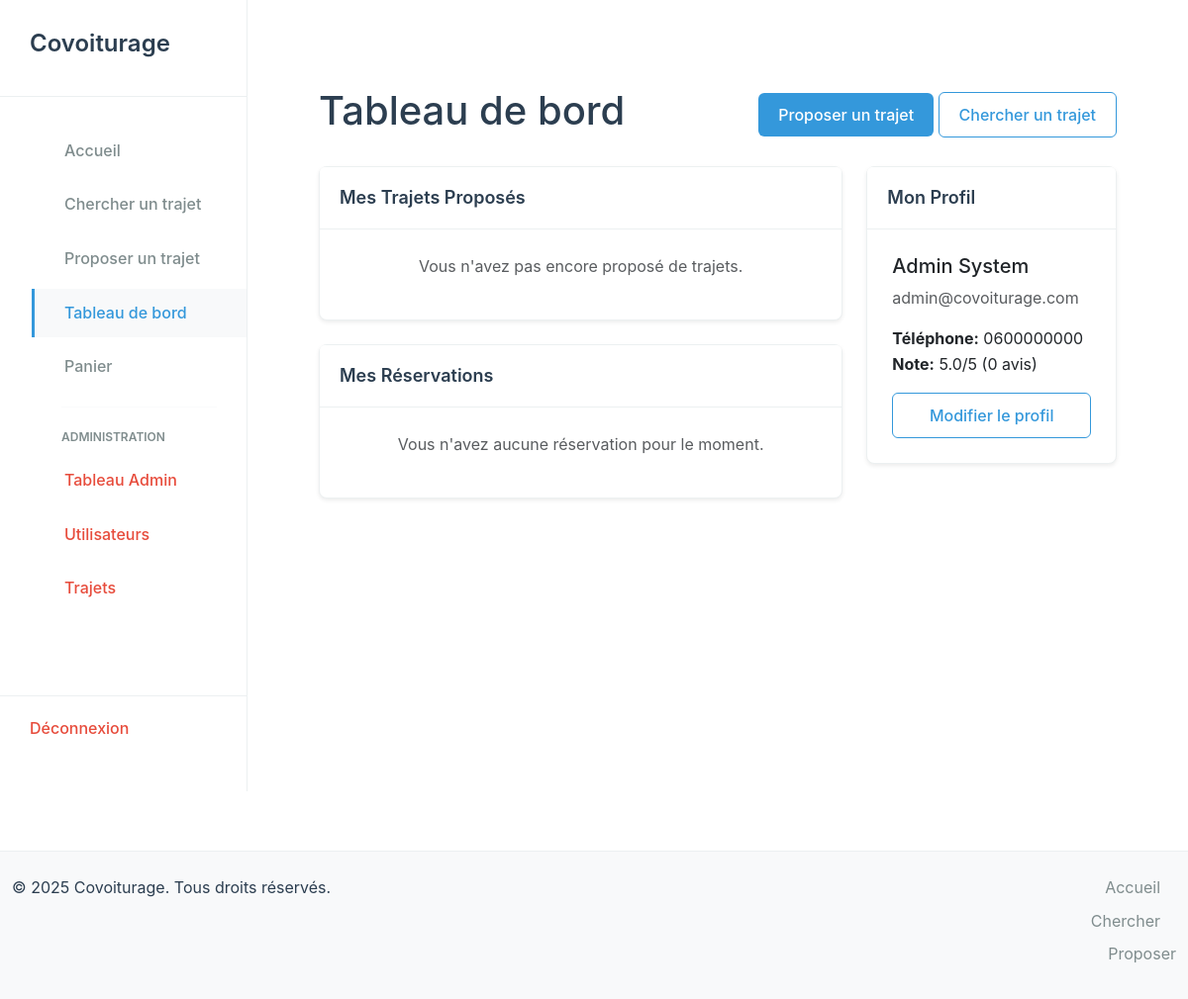
/pages/dashboard.php (signed in), run on the app's committed database.
### tables this page shows
CREATE TABLE IF NOT EXISTS `users` (
  `id` INT NOT NULL AUTO_INCREMENT,
  `username` VARCHAR(100) NOT NULL UNIQUE,
  `email` VARCHAR(255) NOT NULL UNIQUE,
  `password` VARCHAR(255) NOT NULL,
  `first_name` VARCHAR(100),
  `last_name` VARCHAR(100),
  `phone` VARCHAR(20),
  `profile_picture` VARCHAR(255),
  `bio` TEXT,
  `location` VARCHAR(255),
  `rating` FLOAT DEFAULT 5.0,
  `reviews_count` INT DEFAULT 0,
  `is_driver` TINYINT(1) DEFAULT 0,
  `is_admin` TINYINT(1) DEFAULT 0,
  `vehicle_id` INT,
  `created_at` TIMESTAMP DEFAULT CURRENT_TIMESTAMP,
  `updated_at` TIMESTAMP DEFAULT CURRENT_TIMESTAMP ON UPDATE CURRENT_TIMESTAMP,
  `status` ENUM('active', 'inactive', 'banned') DEFAULT 'active',
  
  PRIMARY KEY (`id`),
  UNIQUE KEY `email_unique` (`email`),
  UNIQUE KEY `username_unique` (`username`),
  INDEX `status_idx` (`status`),
  INDEX `is_driver_idx` (`is_driver`),
  INDEX `is_admin_idx` (`is_admin`)
);

### pages/dashboard.php (the view, shortened to what this page needs)
<?php
require_once '../includes/db_connect.php';
$user_id = $_SESSION['user_id'];
$user = null;
$my_bookings = [];
$my_rides = [];
try {
    $stmt = $db->prepare("SELECT * FROM users WHERE id = ?");
    $stmt->bind_param('i', $user_id);
    $stmt->execute();
    $user_result = $stmt->get_result();
    $user = $user_result->fetch_assoc();
    $bookings_query = "
        SELECT
            r.id, r.origin, r.destination, r.departure_date,
            b.booking_status, b.seats_booked,
            u.first_name as driver_first_name, u.last_name as driver_last_name
        FROM bookings b
        JOIN rides r ON b.ride_id = r.id
        JOIN users u ON r.driver_id = u.id
        WHERE b.passenger_id = ?
        ORDER BY r.departure_date DESC
        LIMIT 5";
    $stmt = $db->prepare($bookings_query);
    $stmt->bind_param('i', $user_id);
    $stmt->execute();
    $my_bookings = $stmt->get_result()->fetch_all(MYSQLI_ASSOC);
    $rides_query = "
        SELECT r.*, r.approval_status, (SELECT COUNT(*) FROM bookings WHERE ride_id = r.id AND booking_status = 'confirmed') as confirmed_bookings
        FROM rides r
        WHERE r.driver_id = ?
        ORDER BY r.departure_date DESC
        LIMIT 10";
    $stmt = $db->prepare($rides_query);
    $stmt->bind_param('i', $user_id);
    $stmt->execute();
    $my_rides = $stmt->get_result()->fetch_all(MYSQLI_ASSOC);
} catch (Exception $e) {
    $error_message = "Erreur: " . $e->getMessage();
}
?>
<!DOCTYPE html>
<html lang="fr">
<head>
    <link href="https://cdn.jsdelivr.net/npm/bootstrap@5.3.0/dist/css/bootstrap.min.css" rel="stylesheet">
    <link rel="stylesheet" href="../assets/css/custom.css?v=<?php echo time(); ?>">
</head>
<body>
    <?php include '../includes/sidebar.php'; ?>
    <div class="main-content">
    <div class="container my-5">
        <div class="d-flex justify-content-between align-items-center mb-4">
            <h1>Tableau de bord</h1>
            <div>
                <a href="create_ride.php" class="btn btn-primary">Proposer un trajet</a>
                <a href="search_rides.php" class="btn btn-outline-primary">Chercher un trajet</a>
            </div>
        </div>
        <div class="row">
            <div class="col-lg-8">
                <div class="card shadow-sm mb-4">
                    <div class="card-header">
                        <h3>Mes Trajets Proposés</h3>
                    </div>
                    <div class="card-body">
                        <?php if (count($my_rides) > 0): ?>
                            <div class="list-group">
                                <?php foreach ($my_rides as $ride): ?>
                                    <div class="list-group-item list-group-item-action flex-column align-items-start">
                                        <div class="d-flex w-100 justify-content-between">
                                            <h5 class="mb-1"><?php echo htmlspecialchars($ride['origin']); ?> → <?php echo htmlspecialchars($ride['destination']); ?></h5>
                                            <small class="text-muted"><?php echo formatDate($ride['departure_date'], 'd/m/Y H:i'); ?></small>
                                        </div>
                                        <p class="mb-1">
                                            <span class="badge bg-primary me-2"><?php echo number_format($ride['price_per_seat'], 2); ?> TND / place</span>
                                            <span class="badge bg-info me-2"><?php echo $ride['seats_available']; ?> places disponibles</span>
                                            <span class="badge bg-success me-2"><?php echo $ride['confirmed_bookings']; ?> réservation(s)</span>
                                            <?php
                                                $approval_status = $ride['approval_status'] ?? 'pending';
                                                $approval_class = $approval_status === 'approved' ? 'bg-success' : ($approval_status === 'rejected' ? 'bg-danger' : 'bg-warning text-dark');
                                                $approval_label = $approval_status === 'approved' ? 'Approuvé' : ($approval_status === 'rejected' ? 'Rejeté' : 'En attente');
                                            ?>
                                            <span class="badge <?php echo $approval_class; ?>"><?php echo $approval_label; ?></span>
                                        </p>
                                        <?php if ($approval_status === 'rejected' && !empty($ride['rejection_reason'])): ?>
                                            <small class="text-danger">Raison: <?php echo htmlspecialchars($ride['rejection_reason']); ?></small>
                                        <?php endif; ?>
                                        <div class="mt-2">
                                            <a href="view_ride.php?id=<?php echo $ride['id']; ?>" class="btn btn-sm btn-outline-secondary">Voir</a>
                                            <a href="edit_ride.php?id=<?php echo $ride['id']; ?>" class="btn btn-sm btn-secondary">Éditer</a>
                                        </div>
                                    </div>
                                <?php endforeach; ?>
                            </div>
                        <?php else: ?>
                            <p class="text-center text-muted">Vous n'avez pas encore proposé de trajets.</p>
                        <?php endif; ?>
                    </div>
                </div>
                <div class="card shadow-sm">
                    <div class="card-header">
                        <h3>Mes Réservations</h3>
                    </div>
                    <div class="card-body">
                        <?php if (count($my_bookings) > 0): ?>
                             <div class="list-group">
                                <?php foreach ($my_bookings as $booking): ?>
                                    <div class="list-group-item">
                                        <div class="d-flex w-100 justify-content-between">
                                            <h6 class="mb-1"><?php echo htmlspecialchars($booking['origin']); ?> → <?php echo htmlspecialchars($booking['destination']); ?></h6>
                                            <small><?php echo formatDate($booking['departure_date'], 'd/m/Y'); ?></small>
                                        </div>
                                        <p class="mb-1">Avec <?php echo htmlspecialchars($booking['driver_first_name']); ?>. Statut: <span class="badge bg-warning text-dark"><?php echo htmlspecialchars(ucfirst($booking['booking_status'])); ?></span></p>
                                    </div>
                                <?php endforeach; ?>
                            </div>
                        <?php else: ?>
                            <p class="text-center text-muted">Vous n'avez aucune réservation pour le moment.</p>
                        <?php endif; ?>
                    </div>
                </div>
            </div>
            <div class="col-lg-4">
                <div class="card shadow-sm">
                    <div class="card-header">
                        <h3>Mon Profil</h3>
                    </div>
                    <div class="card-body">
                        <?php if ($user): ?>
                            <h5 class="card-title"><?php echo htmlspecialchars($user['first_name'] . ' ' . $user['last_name']); ?></h5>
                            <p class="card-text text-muted"><?php echo htmlspecialchars($user['email']); ?></p>
                            <ul class="list-unstyled">
                                <li><strong>Téléphone:</strong> <?php echo htmlspecialchars($user['phone'] ?? 'Non fourni'); ?></li>
                                <li><strong>Note:</strong> <?php echo number_format($user['rating'], 1); ?>/5 (<?php echo $user['reviews_count']; ?> avis)</li>
                            </ul>
                            <a href="profile.php" class="btn btn-outline-primary w-100">Modifier le profil</a>
                        <?php endif; ?>
                    </div>
                </div>
            </div>
        </div>
    </div>
    </div>
    <footer class="py-4">
        <div class="container-fluid">
            <div class="row">
                <div class="col-md-6">
                    <p class="mb-0">&copy; <?php echo date("Y"); ?> Covoiturage. Tous droits réservés.</p>
                </div>
                <div class="col-md-6 text-end">
                    <a href="../index.php" class="text-decoration-none me-3">Accueil</a>
                    <a href="search_rides.php" class="text-decoration-none me-3">Chercher</a>
                    <a href="create_ride.php" class="text-decoration-none">Proposer</a>
                </div>
            </div>
        </div>
    </footer>
</body>
</html>

### assets/css/custom.css (style rules this page uses)
:root { --sidebar-width: 250px; --primary-color: #2c3e50; --secondary-color: #3498db; --accent-color: #e74c3c; --text-dark: #2c3e50; --text-light: #7f8c8d; --bg-light: #f8f9fa; --border-color: #ecf0f1; }
* { margin: 0; padding: 0; box-sizing: border-box; }
body { font-family: -apple-system, BlinkMacSystemFont, 'Segoe UI', 'Roboto', 'Oxygen', 'Ubuntu', 'Cantarell', sans-serif; background-color: #ffffff; color: var(--text-dark); line-height: 1.6; }
.main-content { margin-left: var(--sidebar-width); min-height: 100vh; padding: 40px 60px; }
.btn { border: none; border-radius: 6px; padding: 10px 20px; font-weight: 500; transition: all 0.2s ease; cursor: pointer; }
.btn-primary { background: var(--secondary-color) !important; color: white !important; }
.btn-outline-primary { background: transparent !important; border: 1px solid var(--secondary-color) !important; color: var(--secondary-color) !important; }
.card { border: 1px solid var(--border-color); border-radius: 8px; box-shadow: none; transition: all 0.2s ease; margin-bottom: 20px; background: white; }
.card-header { background: white; color: var(--text-dark); border-bottom: 1px solid var(--border-color); font-weight: 600; padding: 20px; }
.card-header h3 { font-size: 18px; font-weight: 600; margin: 0; }
.card-body { padding: 25px; }
footer { background: var(--bg-light); color: var(--text-dark); padding: 40px 0 20px 0; margin-top: 60px; border-top: 1px solid var(--border-color); }
footer a { color: var(--text-light); display: block; margin-bottom: 8px; transition: color 0.2s ease; text-decoration: none; }

### data on the page
users: first_name+last_name "Admin System", email "admin@covoiturage.com", phone "0600000000", rating "5.0", reviews_count "0"
